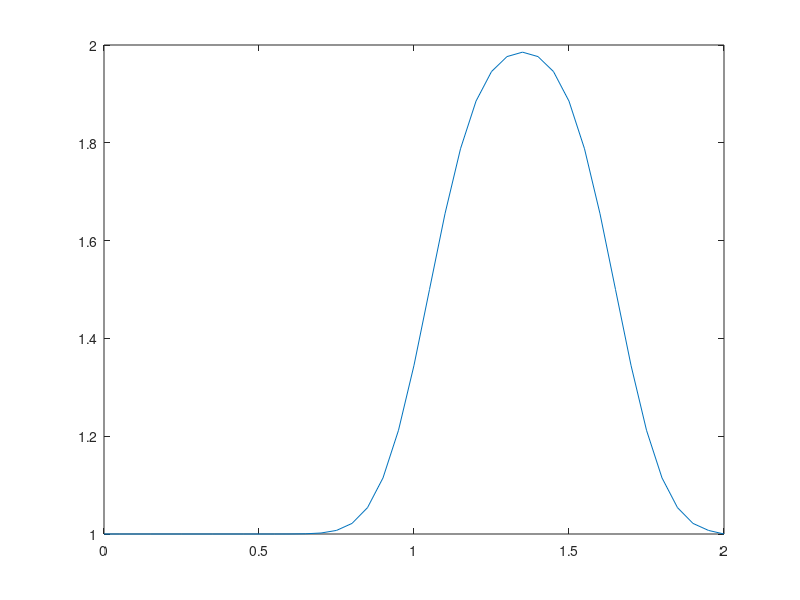

MATLAB code to generate this figure:
function LinearConvection( )
%initial condition
nx = 41;
%nx = 41;
dx = 2 / (nx - 1);
nt = 25; %250 for nonlin
dt = 0.025; %0.0025 for nonlin
c = 1;
lamda = abs(c * dt/dx)
u = ones(nx, 1);
u(0.5/dx : 1/dx + 1) = 2;
plot(u);

frame_counter = 1;
for n = 1:nt
    un = u;
    for i = 2:nx-1
        u(i) = un(i) - c * (dt/dx) * (un(i) - un(i-1));
    end
    plot(linspace(0,2,nx),u);
    F(frame_counter) = getframe;
    frame_counter = frame_counter + 1;
end

end

